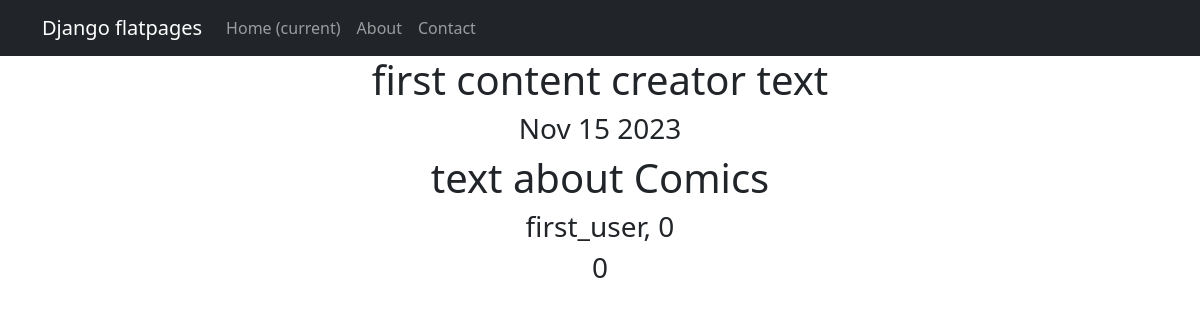
The page /newslist/1 on the database its author committed.
### news/models.py (models this page shows, shortened)
class Post(models.Model):
    news = 'news'
    content = 'content'
    CATEGORY = [(news, 'новость'), (content, 'статья')]
    creator = models.ForeignKey(Author, on_delete=models.CASCADE)
    type_choice = models.CharField(max_length=7, choices=CATEGORY, default=content)
    creation_time = models.DateTimeField(auto_now=True)
    post_category = models.ManyToManyField(Category, through='PostCategory')
    header = models.CharField(max_length=128)
    content = models.TextField()
    rating = models.SmallIntegerField(default=0)

class Author(models.Model):
    content_creator = models.OneToOneField(User, on_delete=models.CASCADE)
    rating_content = models.SmallIntegerField(default=0)
    def __str__(self):
        return f'{self.content_creator}, {self.rating_content}'

### news/views.py (the view)
# urls.py: path('<int:pk>', PostDetail.as_view()),
class PostDetail(DetailView):
    model = Post
    template_name = 'news.html'
    context_object_name = 'news'

### templates/news.html (shortened to what this page needs)
{% extends 'flatpages/default.html' %}
{% block content %}
<h1>{{ news.header }}</h1>
<h3>{{ news.creation_time|date:'M d Y' }}</h3>
<h1>{{ news.content }}</h1>
<h3>{{ news.creator }}</h3>
<h3>{{ news.rating }}</h3>
{% endblock content %}

### rows shown on the page
Post: header "first content creator text", creation_time "Nov 15 2023", content "text about Comics", creator "first_user, 0", rating "0"
